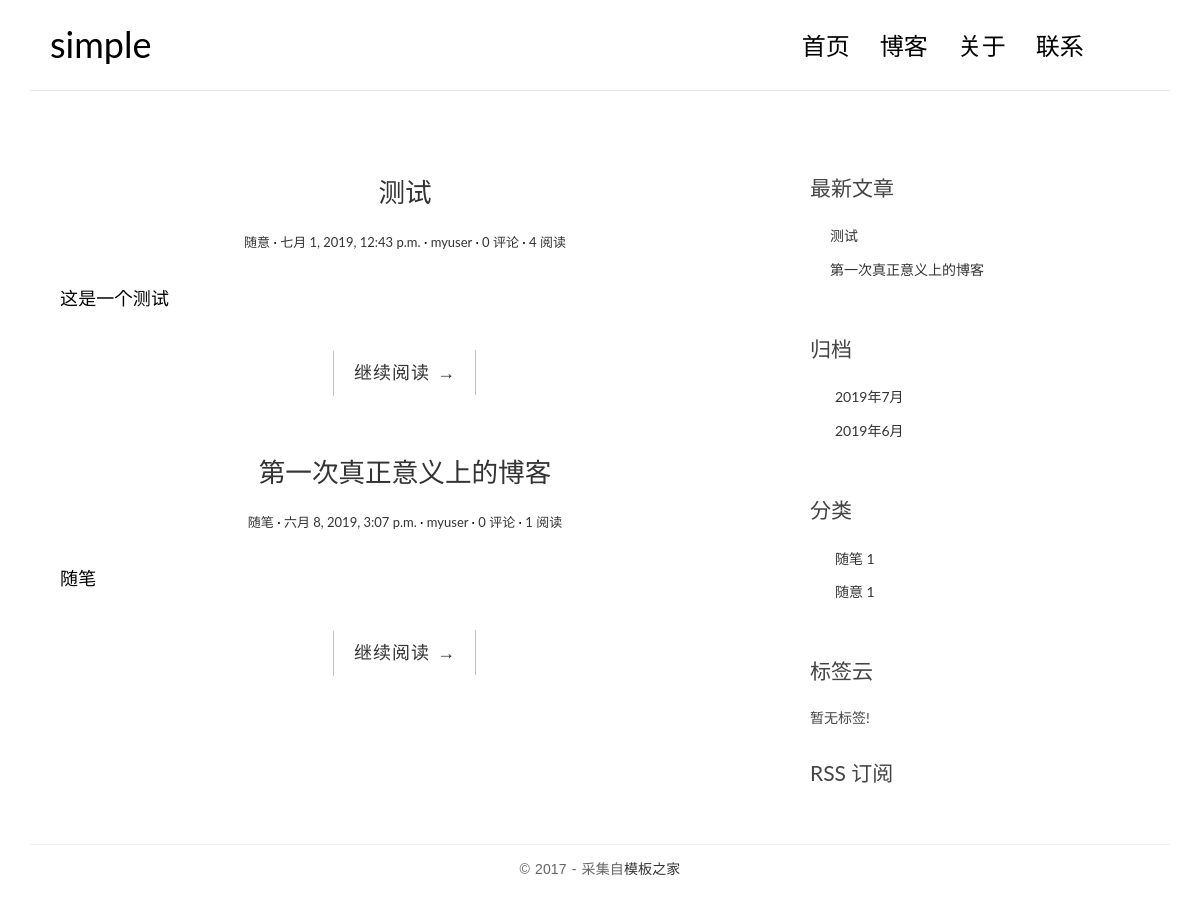
The page / on the database its author committed.
### blog/models.py (models this page shows, shortened)
class Post(models.Model):
    title = models.CharField(max_length=70)
    body = models.TextField()
    created_time= models.DateTimeField()
    modified_time = models.DateTimeField()
    excerpt = models.CharField(max_length=200, blank=True)
    category = models.ForeignKey(Category, on_delete=models.CASCADE)
    tags = models.ManyToManyField(Tag, blank=True)
    author = models.ForeignKey(User, on_delete=models.CASCADE)
    views = models.PositiveIntegerField(default=0)
    body = models.TextField()
    excerpt = models.CharField(max_length=200, blank=True)
    def get_absolute_url(self):
        return reverse('blog:detail', kwargs={'pk': self.pk})
    class Meta:
        ordering = ['-created_time']

class Category(models.Model):
    name = models.CharField(max_length=100)

### blog/views.py (the view, shortened to what this page needs)
# urls.py: url(r"^$",  views.IndexView.as_view(), name='index'),
class IndexView(ListView):
    model = Post
    template_name = 'blog/index.html'
    context_object_name = "post_list"
    paginate_by = 3
    def get_context_data(self, **kwargs):
        context = super().get_context_data(**kwargs)
        paginator = context.get('paginator')
        page = context.get('page_obj')
        is_paginated = context.get('is_paginated')
        pagination_data = self.pagination_data(paginator, page, is_paginated)
        context.update(pagination_data)
        return context
    def pagination_data(self, paginator, page, is_paginated):
        if not is_paginated:
            return {}

### blog/templatetags/blog_tags.py (called while the page is built)
@register.simple_tag
def get_recent_posts(num=5):
    return Post.objects.all().order_by("-created_time")[:num]

@register.simple_tag()
def archives():
    return Post.objects.dates("created_time","month", order="DESC")

@register.simple_tag()
def get_categories():
    return Category.objects.annotate(num_posts=Count('post')).filter(num_posts__gt=0)

### templates/blog/index.html (shortened to what this page needs)
{% extends "blog/base.html" %}
{% block main %}
    {% for post in post_list %}
        <article class="post post-{{ post.pk }}">
            <header class="entry-header">
                <h1 class="entry-title">
                    <a href="{{ post.get_absolute_url }}">{{ post.title }}</a>
                </h1>
                <div class="entry-meta">
                    <span class="post-category"><a href="#">{{ post.category.name }}</a></span>
                    <span class="post-date"><a href="#"><time class="entry-date"
                                                              datetime="{{ post.created_time }}">{{ post.created_time }}</time></a></span>
                    <span class="post-author"><a href="#">{{ post.author }}</a></span>
                    <span class="comments-link"><a href="#">{{ comment_list|length }} 评论</a></span>
                    <span class="views-count"><a href="{{ post.get_absolute_url }}">{{ post.views }} 阅读</a></span>
                </div>
            </header>
            <div class="entry-content clearfix">
                <p>{{ post.excerpt }}</p>
                <div class="read-more cl-effect-14">
                    <a href="{{ post.get_absolute_url }}" class="more-link">继续阅读 <span class="meta-nav">→</span></a>
                </div>
            </div>
        </article>
    {% empty %}
        <div class="no-post">暂时还没有发布的文章！</div>
    {% endfor %}
{% endblock main %}

### templates/blog/base.html (shortened to what this page needs)
{% load blog_tags %}
<!DOCTYPE html>
<head>
    <link rel="stylesheet" href="http://code.ionicframework.com/ionicons/2.0.1/css/ionicons.min.css">
    <link rel="stylesheet" href="/blog/static/css/bootstrap.min.css">
    <link rel="stylesheet" href="/blog/static/css/pace.css">
    <link rel="stylesheet" href="/blog/static/css/custom.css">
</head>
<body>
<div class="container">
    <header id="site-header">
        <div class="row">
            <div class="col-md-4 col-sm-5 col-xs-8">
                <div class="logo">
                    <h1><a href="{% url 'blog:index' %}"><b>simple</b></a></h1>
                </div>
            </div>
            <div class="col-md-8 col-sm-7 col-xs-4">
                <nav class="main-nav" role="navigation">
                    <div class="collapse navbar-collapse" id="bs-example-navbar-collapse-1">
                        <ul class="nav navbar-nav navbar-right">
                            <li class="cl-effect-11"><a href="{% url 'blog:index' %}" data-hover="首页">首页</a></li>
                            <li class="cl-effect-11"><a href="{% url 'blog:full_width' %}" data-hover="博客">博客</a></li>
                            <li class="cl-effect-11"><a href="{% url 'blog:about' %}" data-hover="关于">关于</a></li>
                            <li class="cl-effect-11"><a href="{% url 'blog:contact' %}" data-hover="联系">联系</a></li>
                        </ul>
                    </div>
                </nav>
            </div>
        </div>
    </header>
</div>
<div class="content-body">
    <div class="container">
        <div class="row">
            <main class="col-md-8">
                {% block main %}
                {% endblock main %}
            </main>
            <aside class="col-md-4">
                <div class="widget widget-recent-posts">
                    <h3 class="widget-title">最新文章</h3>
                    {% get_recent_posts as  recent_post_list %}
                    <ul>
                        {% for post in recent_post_list %}
                        <li>
                            <a href="{{ post.get_absolute_url }}">{{ post.title}}</a>
                        </li>
                        {% empty %}
                        暂无文章!
                        {% endfor %}
                    </ul>
                </div>
                <div class="widget widget-archives">
                    <h3 class="widget-title">归档</h3>
                    {% archives as date_list %}
                    <ul>
                        {% for date in date_list %}
                        <li>
                            <a href="{% url 'blog:archives' date.year date.month %}">{{ date.year }}年{{ date.month }}月</a>
                        </li>
                        {% empty %}
                        暂无归档!
                        {% endfor %}
                    </ul>
                </div>
                <div class="widget widget-category">
                    <h3 class="widget-title">分类</h3>
                    {% get_categories as category_list %}
                    <ul>
                        {% for category in category_list %}
                        <li>
                            <a href="{% url 'blog:category' category.pk %}">{{ category.name }}
                                <span class="post-count">{{ category.num_posts }}</span></a>
                        </li>
                        {% empty %}
                        暂无分类!
                        {% endfor %}
                    </ul>
                </div>
                <div class="widget widget-tag-cloud">
                    <h3 class="widget-title">标签云</h3>
                    <ul>
                        {% for tag in tag_list %}
                        <li>
                            <a href="{% url 'blog:tag' tag.pk %}">{{ tag.name }}</a>
                        </li>
                            {% empty %}
                            暂无标签!
                        {% endfor %}
                    </ul>
                </div>
                <div class="rss">
                    <a href="#"> RSS 订阅</a>
                </div>
            </aside>
        </div>
    </div>
</div>
<footer id="site-footer">
    <div class="container">
        <div class="row">
            <div class="col-md-12">
                <p class="copyright">&copy 2017 - 采集自<a href="http://www.cssmoban.com/"
                                                        target="_blank" title="模板之家">模板之家</a>
                </p>
            </div>
        </div>
    </div>
</footer>
</body>
</html>

### blog/static/css/custom.css (style rules this page uses)
* { outline: none; }
h1, h2, h3, h4, h5, h6 { margin-top: 0; }
b { font-weight: 400; }
a { color: #333; }
body { color: #444; font-family: 'Lato', sans-serif; }
p { font-family: 'Ubuntu', sans-serif; font-weight: 400; word-spacing: 1px; letter-spacing: 0.01em; }
#site-header { background-color: #FFF; padding: 25px 20px; margin-bottom: 40px; border-bottom: 1px solid #e7e7e7; }
.logo h1 a { color: #000; }
.logo h1 { margin: 0; font-family: 'Lato', sans-serif; font-weight: 300; }
.main-nav { margin-top: 11px; max-width: 95%; }
.main-nav a { color: #000000 !important; padding: 0 0 5px 0 !important; margin-right: 30px; font-family: 'Lato', sans-serif; font-weight: 300; font-size: 24px; }
.cl-effect-11 a { padding: 10px 0; color: #0972b4; text-shadow: none; }
.cl-effect-11 a::before { position: absolute; top: 0; left: 0; overflow: hidden; padding: 0 0 5px 0 !important; max-width: 0; border-bottom: 1px solid #000; color: #000; content: attr(data-hover); white-space: nowrap; -webkit-transition: max-width 0.5s; -moz-transition: max-width 0.5s; transition: max-width 0.5s; }
.content-body { padding-bottom: 4em; }
.post { background: #fff; padding: 30px 30px 0; }
.entry-title { text-align: center; font-size: 1.9em; margin-bottom: 20px; line-height: 1.6; padding: 10px 20px 0; }
.entry-meta { text-align: center; color: #DDDDDD; font-size: 13px; margin-bottom: 30px; }
.entry-content { font-size: 18px; line-height: 1.9; font-weight: 300; color: #000; }
.post-category::after, .post-date::after, .post-author::after, .comments-link::after { content: ' ·'; color: #000; }
.read-more { font-family: 'Ubuntu', sans-serif; font-weight: 400; word-spacing: 1px; letter-spacing: 0.01em; text-align: center; margin-top: 20px; }
.cl-effect-14 a { padding: 0 20px; height: 45px; line-height: 45px; position: relative; display: inline-block; margin: 15px 25px; letter-spacing: 1px; font-weight: 400; text-shadow: 0 0 1px rgba(255, 255, 255, 0.3); }
.cl-effect-14 a::before, .cl-effect-14 a::after { position: absolute; width: 45px; height: 1px; background: #C3C3C3; content: ''; -webkit-transition: all 0.3s; -moz-transition: all 0.3s; transition: all 0.3s; pointer-events: none; }
.cl-effect-14 a::before { top: 0; left: 0; -webkit-transform: rotate(90deg); -moz-transform: rotate(90deg); transform: rotate(90deg); -webkit-transform-origin: 0 0; -moz-transform-origin: 0 0; transform-origin: 0 0; }
.cl-effect-14 a::after { right: 0; bottom: 0; -webkit-transform: rotate(90deg); -moz-transform: rotate(90deg); transform: rotate(90deg); -webkit-transform-origin: 100% 0; -moz-transform-origin: 100% 0; transform-origin: 100% 0; }
.widget { background: #fff; padding: 30px 0 0; }
.widget-title { font-size: 1.5em; margin-bottom: 20px; line-height: 1.6; padding: 10px 0 0; font-weight: 400; }
.widget-recent-posts ul { padding: 0; margin: 0; padding-left: 20px; }
.widget-recent-posts ul li { list-style-type: none; position: relative; line-height: 170%; margin-bottom: 10px; }
.widget-recent-posts ul li::before { content: '\f3d3'; font-family: "Ionicons"; position: absolute; left: -17px; top: 3px; font-size: 16px; color: #000; }
.widget-archives ul { padding: 0; margin: 0; padding-left: 25px; }
.widget-archives ul li { list-style-type: none; position: relative; line-height: 170%; margin-bottom: 10px; }
.widget-archives ul li::before { content: '\f3f3'; font-family: "Ionicons"; position: absolute; left: -25px; top: 1px; font-size: 16px; color: #000; }
.widget-category ul { padding: 0; margin: 0; padding-left: 25px; }
.widget-category ul li { list-style-type: none; position: relative; line-height: 170%; margin-bottom: 10px; }
.widget-category ul li::before { content: '\f3fe'; font-family: "Ionicons"; position: absolute; left: -25px; top: 1px; font-size: 18px; color: #000; }
.widget-tag-cloud ul { padding: 0; margin: 0; margin-right: -10px; }
.rss { font-size: 21px; margin-top: 30px; }
.rss a { color: #444; }
#site-footer { padding-top: 10px; padding: 0 0 1.5em 0; }
.copyright { text-align: center; padding-top: 1em; margin: 0; border-top: 1px solid #eee; color: #666; }

### rows shown on the page
Post: title "测试", category.name "随意", created_time "七月 1, 2019, 12:43 p.m.", author "myuser", comment_list "0", views "4", excerpt "这是一个测试"
Post: title "第一次真正意义上的博客", category.name "随笔", created_time "六月 8, 2019, 3:07 p.m.", author "myuser", comment_list "0", views "1", excerpt "随笔"
Category: name "随笔", num_posts "1"
Category: name "随意", num_posts "1"

### other values the page prints
{{ date.year }} "2019" "2019"
{{ date.month }} "7" "6"
